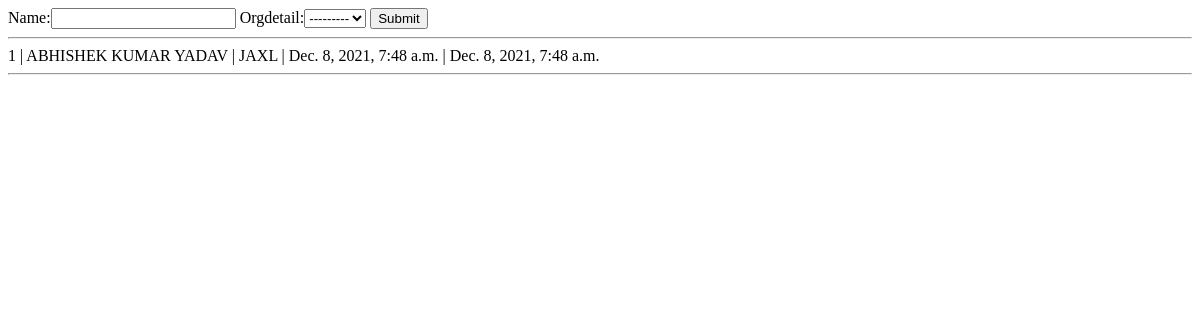
Before: /emp/ with the older database file.
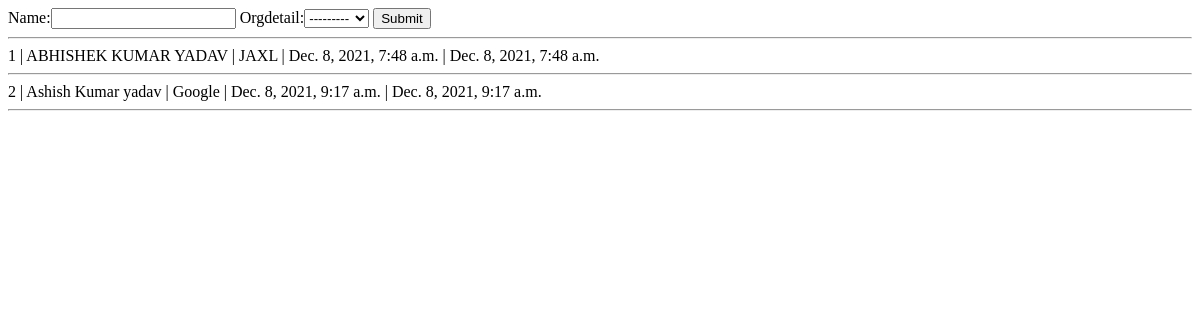
After: the same page with the newer database file.
### course/models.py (models this page shows, shortened)
class Empdetail(models.Model):
    name=models.CharField(max_length=50)
    orgdetail=models.ForeignKey(Orgdetail, on_delete=models.CASCADE)
    register_on=models.DateTimeField(auto_now_add=True)
    last_modified=models.DateTimeField(auto_now=True)

class Orgdetail(models.Model):
    name=models.CharField(max_length=70,unique=True)
    register_on=models.DateTimeField(auto_now_add=True)
    last_modified=models.DateTimeField(auto_now=True)
    def __str__(self):
        return self.name

### course/views.py (the view, shortened to what this page needs)
# urls.py: path('emp/',views.emp_page),
def emp_page(request):
    fm=EmpdetailForm()
    data=Empdetail.objects.all()
    return render(request,'course/emp.html',{'data':data,'form':fm})

### course/forms.py
class EmpdetailForm(forms.Form):
    name=forms.CharField(max_length=50)
    orgdetail=forms.ModelChoiceField(Orgdetail.objects.all(),widget=forms.Select)

### course/templates/course/emp.html (shortened to what this page needs)
<!DOCTYPE html>
<html lang="en">
<head>
</head>
<body>
    <form action="" method="post">
        {{form}}
        <input type="submit" value="Submit">
    </form>
    <hr>
    {% if data %}
        {% for rec in data %}
            {{rec.id}} |
            {{rec.name}} |
            {{rec.orgdetail}} |
            {{rec.register_on}} |
            {{rec.last_modified}}<br>
            <hr>
        {% endfor %}
    {% else %}
        <h1>Not Found</h1>
    {% endif %}
</body>
</html>

Changed rows visible on the page:
added Empdetail: id "2", name "Ashish Kumar yadav", orgdetail "Google", register_on "Dec. 8, 2021, 9:17 a.m.", last_modified "Dec. 8, 2021, 9:17 a.m."
